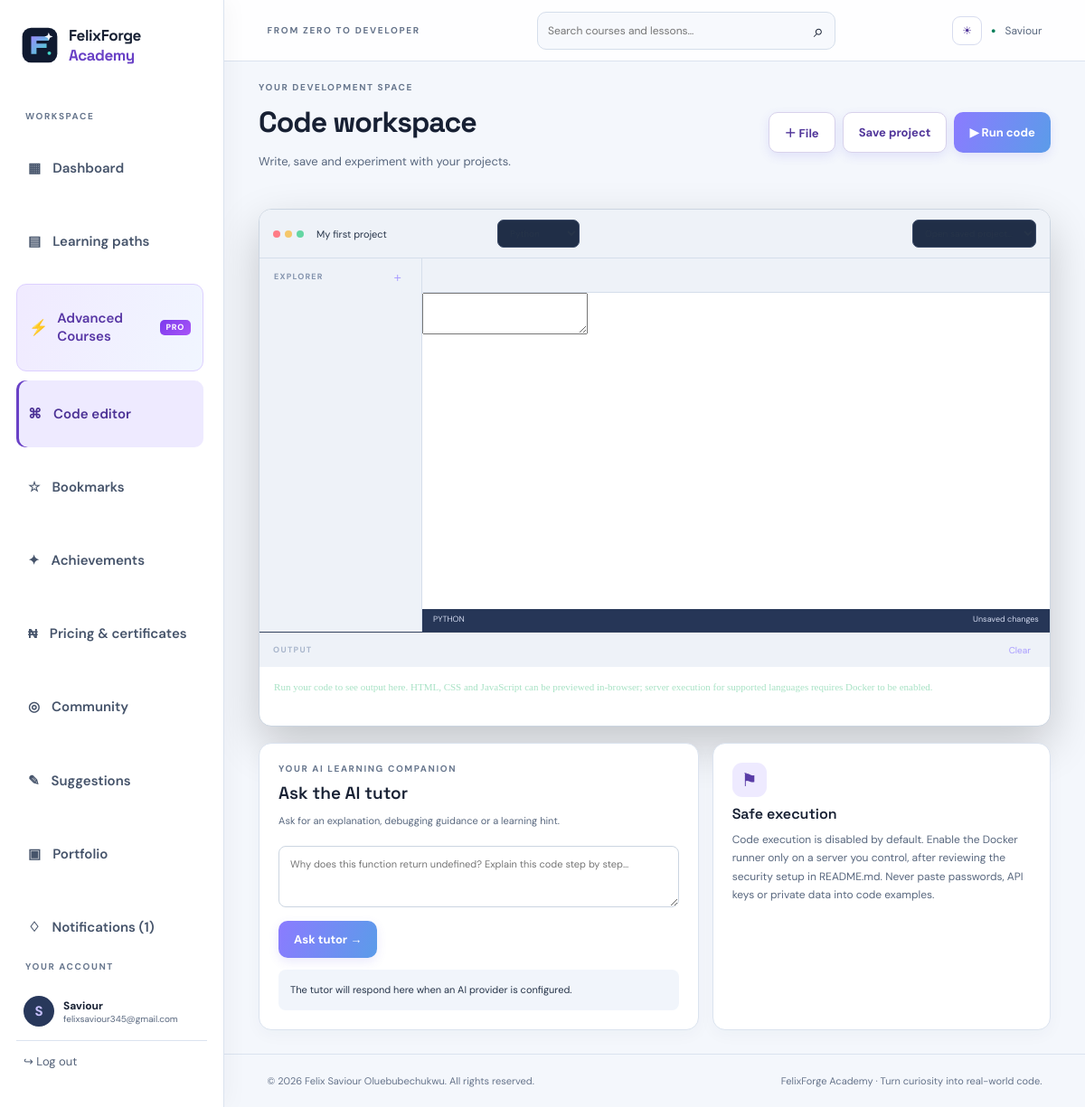
The page /editor (signed in) on the database its author committed.
### app.py (models this page shows, shortened)
class User(UserMixin, db.Model):
    id = db.Column(db.Integer, primary_key=True)
    username = db.Column(db.String(32), unique=True, nullable=False)
    email = db.Column(db.String(254), unique=True, nullable=False)
    password_hash = db.Column(db.String(255), nullable=False)
    created_at = db.Column(db.DateTime, default=datetime.utcnow)
    projects = db.relationship('Project', backref='owner', cascade='all, delete-orphan')
    progress = db.relationship('Progress', backref='learner', cascade='all, delete-orphan')
    quiz_results = db.relationship('QuizResult', back_populates='learner', cascade='all, delete-orphan')

### app.py (the view)
@app.route('/editor')
@login_required
def editor():
    projects=Project.query.filter_by(user_id=current_user.id).order_by(Project.updated_at.desc()).all(); selected=projects[0] if projects else None
    return render_template('editor.html',projects=projects,selected=selected)

### app.py (called while the page is built)
@login_manager.user_loader
def load_user(user_id): return db.session.get(User, int(user_id))

@app.before_request
def record_daily_activity():
    if current_user.is_authenticated and request.endpoint not in {'static', 'logout'}:
        today = datetime.utcnow().date()
        activity = UserActivity.query.filter_by(user_id=current_user.id, activity_date=today).first()
        if activity is None:
            db.session.add(UserActivity(user_id=current_user.id, activity_date=today, last_seen_at=datetime.utcnow()))
        try:
            db.session.commit()
        except Exception:
            db.session.rollback()
            app.logger.exception('Could not record learner activity')

### templates/editor.html (shortened to what this page needs)
{% extends 'base.html' %}{% block head %}<link rel="stylesheet" href="https://cdnjs.cloudflare.com/ajax/libs/codemirror/5.65.16/codemirror.min.css"><link rel="stylesheet" href="https://cdnjs.cloudflare.com/ajax/libs/codemirror/5.65.16/theme/dracula.min.css">{% endblock %}{% block content %}<div class="editor-heading"><div><div class="eyebrow">YOUR DEVELOPMENT SPACE</div><h1>Code workspace</h1><p>Write, save and experiment with your projects.</p></div><div class="editor-actions"><button class="button button-ghost" id="newFile">＋ File</button><button class="button button-ghost" id="saveProject">Save project</button><button class="button" id="runCode">▶ Run code</button></div></div><div class="ide"><div class="ide-top"><div class="ide-dots"><i></i><i></i><i></i></div><input id="projectName" value="{{ selected.name if selected else 'My first project' }}" aria-label="Project name"><select id="language" aria-label="Programming language"><option value="python">Python</option></select><select id="savedProjects" aria-label="Open saved project" data-initial="{{ selected.id if selected else '' }}"><option value="">Open saved project…</option></select></div><div class="ide-body"><aside class="file-sidebar"><div class="file-sidebar-title">EXPLORER <button id="newFileSmall" title="New file">＋</button></div></aside><section class="code-area"><div class="tab-strip" id="tabStrip"></div><div id="editorMount"><textarea id="codeEditor"></textarea></div><div class="editor-status"><span id="languageStatus">PYTHON</span><span id="saveStatus">Unsaved changes</span></div></section></div><div class="output-panel"><div class="output-head"><b>OUTPUT</b><button id="clearOutput">Clear</button></div><pre id="output">Run your code to see output here. HTML, CSS and JavaScript can be previewed in-browser; server execution for supported languages requires Docker to be enabled.</pre></div></div><div class="editor-lower"><section class="tutor-card"><div><div class="eyebrow">YOUR AI LEARNING COMPANION</div><h2>Ask the AI tutor</h2><p>Ask for an explanation, debugging guidance or a learning hint.</p></div><textarea id="tutorQuestion" rows="3" placeholder="Why does this function return undefined? Explain this code step by step…"></textarea><button class="button" id="askTutor">Ask tutor →</button><div id="tutorAnswer" class="tutor-answer">The tutor will respond here when an AI provider is configured.</div></section><section class="editor-note"><span class="feature-icon">⚑</span><h3>Safe execution</h3><p>Code execution is disabled by default. Enable the Docker runner only on a server you control, after reviewing the security setup in README.md. Never paste passwords, API keys or private data into code examples.</p></section></div>{% endblock %}

### templates/base.html (shortened to what this page needs)
<!doctype html>
<html lang="en">
<head>
<link rel="stylesheet" href="{{ url_for('static',filename='style.css') }}">
{% block head %}{% endblock %}
</head>
<body>
<div class="shell">
<aside class="sidebar">
<a class="brand" href="{{ url_for('home') }}" aria-label="FelixForge Academy home"><img class="brand-logo" src="{{ url_for('static', filename='felixforge-logo.svg') }}" alt=""><span>FelixForge <span class="brand-muted">Academy</span></span></a>
<div class="side-label">WORKSPACE</div>
<nav>
<a href="{{ url_for('dashboard') }}" class="nav-link {% if request.endpoint=='dashboard' %}active{% endif %}">▦ <span>Dashboard</span></a>
<a href="{{ url_for('courses') }}" class="nav-link ">▤ <span>Learning paths</span></a>
<a href="{{ url_for('advanced_courses') }}" class="nav-link advanced-nav-link {% if advanced_nav_active %}active{% endif %}"><strong class="advanced-icon">⚡</strong><span>Advanced Courses</span><span class="advanced-badge">PRO</span></a>
<a href="{{ url_for('editor') }}" class="nav-link {% if request.endpoint=='editor' %}active{% endif %}">⌘ <span>Code editor</span></a>
<a href="{{ url_for('bookmarks') }}" class="nav-link">☆ <span>Bookmarks</span></a>
<a href="{{ url_for('achievements') }}" class="nav-link">✦ <span>Achievements</span></a>
<a href="{{ url_for('monetization_plan') }}" class="nav-link {% if request.endpoint=='monetization_plan' %}active{% endif %}">₦ <span>Pricing & certificates</span></a>
<a href="{{ url_for('community') }}" class="nav-link">◎ <span>Community</span></a>
<a href="{{ url_for('suggestions') }}" class="nav-link {% if request.endpoint=='suggestions' %}active{% endif %}">✎ <span>Suggestions</span></a>
<a href="{{ url_for('portfolio') }}" class="nav-link">▣ <span>Portfolio</span></a>
<a href="{{ url_for('notifications') }}" class="nav-link">♢ <span>Notifications{% if unread_notifications %} ({{ unread_notifications }}){% endif %}</span></a>
</nav>
<div class="side-bottom"><div class="side-label">YOUR ACCOUNT</div>
<div class="user-mini"><div class="avatar">{{ (current_user.username[0] if current_user.is_authenticated else 'F')|upper }}</div><div><b>{{ current_user.username if current_user.is_authenticated else 'Guest learner' }}</b><small>{{ current_user.email if current_user.is_authenticated else 'Start learning today' }}</small></div></div>
{% if current_user.is_authenticated %}<form method="post" action="{{ url_for('logout') }}"><input type="hidden" name="csrf_token" value="{{ csrf_token() }}"><button class="logout-link">↪ Log out</button></form>{% else %}<a class="logout-link" href="{{ url_for('login') }}">↪ Log in</a>{% endif %}
</div>
</aside>
<main class="main">
<header class="topbar"><div class="crumb">FROM ZERO TO DEVELOPER</div>
<form class="global-search" action="{{ url_for('search') }}" method="get"><input name="q" type="search" placeholder="Search courses and lessons…" aria-label="Search courses and lessons"><button aria-label="Search">⌕</button></form>
<div class="top-actions"><button type="button" class="theme-toggle" id="themeToggle" aria-label="Toggle colour theme" aria-pressed="false">◐</button>
{% if current_user.is_authenticated %}<span class="online-dot">●</span><span class="top-user"><a href="{{ url_for('profile') }}">{{ current_user.username }}</a></span>{% else %}<a class="button button-small" href="{{ url_for('login') }}">Log in</a>{% endif %}</div>
</header>
<section class="page">{% block content %}{% endblock %}</section>
<footer>© {{ year }} Felix Saviour Oluebubechukwu. All rights reserved. <span>FelixForge Academy · Turn curiosity into real-world code.</span></footer>
</main></div>
</body></html>

### rows shown on the page
User: username "S", username "Saviour", email "felixsaviour345@gmail.com"

### other values the page prints
{{ unread_notifications }} "1"
